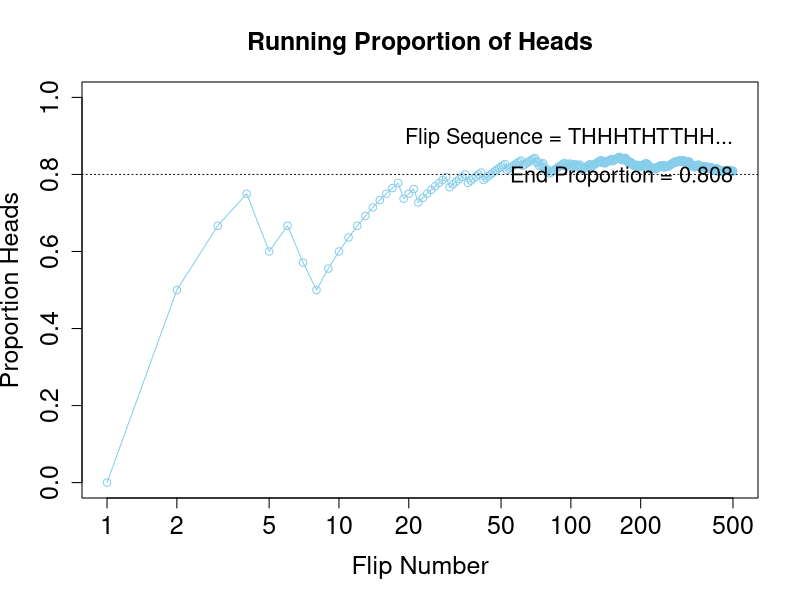
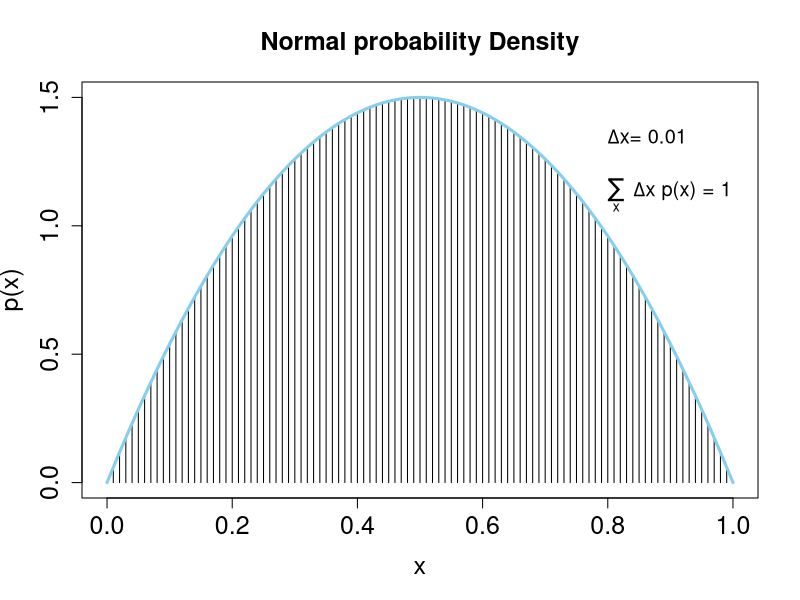
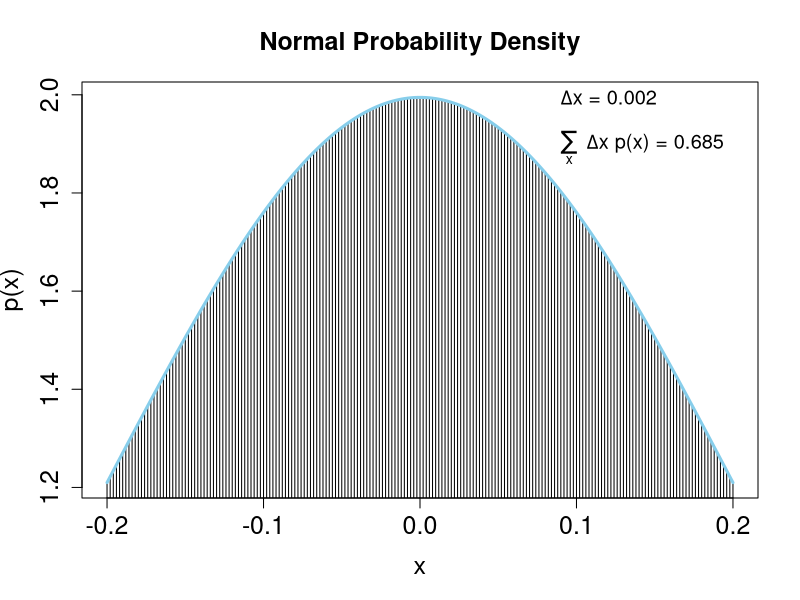

These charts were generated, in order, by the following R code:
## ---- chunk 1
show(HairEyeColor) # Show data
EyeHairFreq <- apply(HairEyeColor, c("Eye", "Hair"), sum) # Sum across sex
EyeHairProp <- EyeHairFreq / sum(EyeHairFreq) # joint proportions, Table 4.1
show(round(EyeHairProp, 2))
## ---- chunk 2
HairFreq <- apply(HairEyeColor, c("Hair"), sum) # Sum across sex and eye
HairProp <- HairFreq / sum(HairFreq) # marginal proportions, Table 4.1
show(round(HairProp, 2))
## ---- chunk 3

EyeFreq <- apply(HairEyeColor, c("Eye"), sum) # Sum across sex and eye
EyeProp <- EyeFreq / sum(EyeFreq) # marginal proportions, Table 4.1
show(round(EyeProp, 2))
## ---- chunk 4
EyeHairProp["Blue", ] / EyeProp["Blue"] # conditional prob, Table 4.2
## ---- chunk 5
set.seed(0)
N = 500
pHeads <- 0.8
flipSequence <- sample(x=c(0,1), prob=c(1-pHeads,pHeads), size=N, replace=TRUE)
r <- cumsum(flipSequence)
n <- 1:N
runProp <- r/n
plot(n,runProp, type="o", log="x", col="skyblue",
     xlim=c(1,N), ylim=c(0.0,1.0), cex.axis=1.5,
     xlab="Flip Number", ylab="Proportion Heads", cex.lab=1.5,
     main="Running Proportion of Heads", cex.main=1.5)
abline(h=pHeads, lty="dotted")
flipLetters <- paste(c("T", "H")[flipSequence[1:10]+1], collapse="")
displayString <- paste0("Flip Sequence = ", flipLetters, "...")
text(N, .9, displayString, adj=c(1,0.5), cex=1.3)
text(N, .8, paste("End Proportion =", runProp[N]), adj=c(1,0.5), cex=1.3)
## ---- chunk 6
4*2/48.
2*4*2/48.
## ---- chunk 7
xlo <- 0.0
xhigh <- 1.0
dx <- 0.01
x <- seq(from=xlo, to=xhigh, by=dx)
y <- 6*x*(1-x)
plot(x,y, type="h", lwd=1, cex.axis=1.5,
     xlab="x", ylab="p(x)", cex.lab=1.5,
     main="Normal probability Density",
     cex.main=1.5)
lines(x, y, lwd=3, col="skyblue")
area <- sum(y*dx)
text(0.8, 0.9*max(y), bquote(paste(Delta, "x= ", .(dx))),
     adj=c(0,.5), cex=1.2)
text( 0.8 , .75*max(y) ,
      bquote(
        paste( sum(,x,) , " " , Delta , "x p(x) = " , .(signif(area,3)) )
      ) , adj=c(0,.5) , cex=1.2 )
## ---- chunk 8
meanval = 0.0               
sdval = 0.2                 
xlow  = meanval - sdval 
xhigh = meanval + sdval 
dx = sdval/100.               
x = seq( from = xlow , to = xhigh , by = dx )
y = ( 1/(sdval*sqrt(2*pi)) ) * exp( -.5 * ((x-meanval)/sdval)^2 )
plot( x , y , type="h" , lwd=1 , cex.axis=1.5
        , xlab="x" , ylab="p(x)" , cex.lab=1.5 ,
        , main="Normal Probability Density" , cex.main=1.5 )
lines( x , y , lwd=3 ,  col="skyblue" )
area = sum( dx * y )
text( .09 , max(y) , bquote( paste(Delta , "x = " ,.(dx)) )
      , adj=c(0,.5) , cex=1.2 )
text( .09 , .95*max(y) ,
      bquote(
        paste( sum(,x,) , " " , Delta , "x p(x) = " , .(signif(area,3)) )
      ) , adj=c(0,.5) , cex=1.2 )
## ---- chunk 9
ice.cream <- c(0.3, 0.6, 0.3)
fruit <- c(0.6, 0.3, 0.1)
french.fries <- c(0.1, 0.1, 0.6)
data <- data.frame(ice.cream, fruit, french.fries)
p.grade <- c(0.2, 0.2 , 0.6)
data * p.grade
